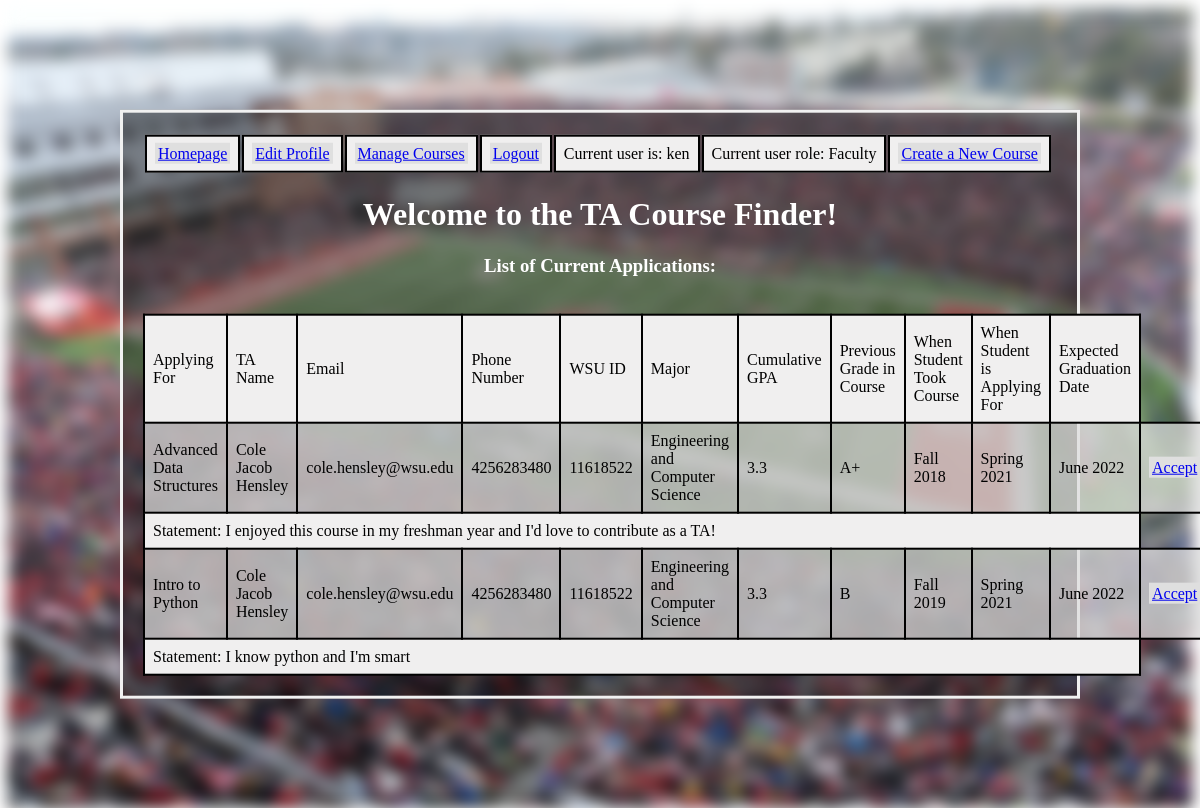
Page /Facindex (signed in) on the committed database.
### app/models.py (models this page shows, shortened)
class User(UserMixin, db.Model):
    status = db.Column(db.Integer, default = 0)        # For TA's: 0 = not accepted to course, anything other than 0 corresponds to course id accepted to
    tof = db.Column(db.Integer)                        # tof stands for TA or Faculty, 1 = TA, 2 = Faculty
    id = db.Column(db.Integer, primary_key=True)
    username = db.Column(db.String(64), unique=True)
    fullname = db.Column(db.String(100))
    email = db.Column(db.String(120), unique = True)
    phonenum = db.Column(db.String(20), unique = True)
    wsuid = db.Column(db.String(20), unique = True)
    password_hash = db.Column(db.String(128))
    major = db.Column(db.String(128))
    cgpa = db.Column(db.String(128))
    egd = db.Column(db.String(128))
    courses = db.relationship('Course', backref='professor')
    appsinuser = db.relationship('Apply', back_populates='_user')

class Apply(db.Model):
    id = db.Column(db.Integer, primary_key=True)
    prevgrade = db.Column(db.String(10))
    whentaken = db.Column(db.String(30))
    whenappfor = db.Column(db.String(30))
    statement = db.Column(db.String(1000))
    user_id = db.Column(db.Integer, db.ForeignKey('user.id'))
    course_id = db.Column(db.Integer, db.ForeignKey('course.id'))
    _user = db.relationship('User')
    _course = db.relationship('Course')

class Course(db.Model):
    id = db.Column(db.Integer, primary_key=True)
    subject = db.Column(db.String(128))
    number = db.Column(db.String(10))
    title = db.Column(db.String(128))
    gpareq = db.Column(db.Float)
    prevgrade = db.Column(db.String(4))
    numslots = db.Column(db.Integer)
    addinfo = db.Column(db.String(256))
    prof_id = db.Column(db.Integer, db.ForeignKey('user.id'))
    appsincourse = db.relationship('Apply', back_populates='_course')

### app/routes.py (the view)
@app.route('/Facindex', methods = ['GET', 'POST'])
@login_required
def Facindex():
    if current_user.tof == 1:
        return redirect(url_for('index'))
    else:
        form = ApplyForm()
        idlist = []
        for course in Course.query.filter_by(prof_id = current_user.id):  ## creates sqlObj of courses made by current professor
            idlist.append(course.id)
        applications = Apply.query.filter(Apply.course_id.in_(idlist))
        return render_template('Facindex.html', title='Faculty Homepage', applications = applications.all(), form=form)

### app/models.py (called while the page is built)
@login.user_loader
def load_user(id):
    return User.query.get(int(id))

### app/templates/Facindex.html (shortened to what this page needs)
{% block content %}
<div class="bg-image"></div>
    <head>
        <link rel="stylesheet" href="{{ url_for('static', filename='css/main.css') }}">
    </head>
    <div class="bg-text">
        <table>
            <tr>
                <td><a href="{{ url_for('Facindex') }}" class = "mybutton">Homepage</a></td>
                <td><a href="{{ url_for('editfac') }}" class = "mybutton">Edit Profile</a></td>
                <td><a href="{{ url_for('managecourses') }}" class = "mybutton">Manage Courses</a></td>
                {% if current_user.is_anonymous %}
                    <td><a href="{{ url_for('login') }}" class = "mybutton"> Login </a></td>
                {% else %}
                    <td><a href="{{ url_for('logout') }}" class = "mybutton"> Logout </a></td>
                    <td> Current user is: <span class="useritem"> {{ current_user.username }} </span></td>
                {% if current_user.tof == 1 %}
                    <td> Current user role: TA </td>
                {% else %}
                    <td> Current user role: Faculty </td>
                {% endif %}
                <td><a href="{{ url_for('addcourse') }}" class = "mybutton">Create a New Course</a></td>
                {% endif %}
            </tr>
        </table>
        <h1>Welcome to the TA Course Finder!</h1>
        <h3>List of Current Applications: </h3><br>
        <table class = 'coursetable' style = 'width:100%' valign = 'top'>
            <tr>
                <td>Applying For</td>
                <td>TA Name</td>
                <td>Email</td>
                <td>Phone Number</td>
                <td>WSU ID</td>
                <td>Major</td>
                <td>Cumulative GPA</td>
                <td>Previous Grade in Course</td>
                <td>When Student Took Course</td>
                <td>When Student is Applying For</td>
                <td>Expected Graduation Date</td>
            </tr>
            {% for apps in applications %}
                {% include 'application.html' %}
            {% endfor %}
{% endblock %}

### app/templates/application.html (shortened to what this page needs)
<tr>
    <td><div>{{ apps._course.title }}</div></td>
    <td><div>{{ apps._user.fullname }}</div></td>
    <td><div>{{ apps._user.email }}</div></td>
    <td><div>{{ apps._user.phonenum }}</div></td>
    <td><div>{{ apps._user.wsuid }}</div></td>
    <td><div>{{ apps._user.major }}</div></td>
    <td><div>{{ apps._user.cgpa }}</div></td>
    <td><div>{{ apps.prevgrade }}</div></td>
    <td><div>{{ apps.whentaken }}</div></td>
    <td><div>{{ apps.whenappfor }}</div></td>
    <td><div>{{ apps._user.egd }}</div></td>
    <td><a href="{{ url_for('accept', app_id = apps.id) }}" class = "mybutton">Accept</a></td>
</tr>
<tr>
    <td colspan = "11">Statement: {{ apps.statement }}</div></td>
</tr>

### app/static/css/main.css (style rules this page uses)
.coursetable { font-family: arial, sans-serif; border-collapse: collapse; width: 92%; }
td { font-family: 'Times New Roman', Times, serif; border: 2px solid #000000; text-align: left; padding: 8px; table-layout: fixed; }
tr:nth-child(even) { background-color: #ddddddbb; }
tr:nth-child(odd) { background-color: rgb(240, 239, 239); }
* { box-sizing: border-box; }
.bg-image { background-image: url(../images/field.jpg); filter: blur(8px); -webkit-filter: blur(8px); height: 100%; background-position: center; background-repeat: no-repeat; background-size: cover; }
.bg-text { background-color: rgb(0,0,0); background-color: rgba(0,0,0, 0.4); color: white; font-weight: bold; border: 3px solid #f1f1f1; position: absolute; top: 50%; left: 50%; transform: translate(-50%, -50%); z-index: 2; width: 80%; padding: 20px; text-align: center; }
.mybutton { padding: 2px 3px; background-color: rgb(223, 223, 223); border: 0px solid white; }
h1 { text-align: center; }

### rows in the picture
User: username "ken"
Apply: _course "Advanced Data Structures", _user.fullname "Cole Jacob Hensley", _user.email "cole.hensley@wsu.edu", _user.phonenum "4256283480", _user.wsuid "11618522", _user.major "Engineering and Computer Science", _user.cgpa "3.3", prevgrade "A+", whentaken "Fall 2018", whenappfor "Spring 2021", _user.egd "June 2022", statement "I enjoyed this course in my freshman year and I'd love to contribute as a TA!"
Apply: _course "Intro to Python", _user.fullname "Cole Jacob Hensley", _user.email "cole.hensley@wsu.edu", _user.phonenum "4256283480", _user.wsuid "11618522", _user.major "Engineering and Computer Science", _user.cgpa "3.3", prevgrade "B", whentaken "Fall 2019", whenappfor "Spring 2021", _user.egd "June 2022", statement "I know python and I'm smart"
